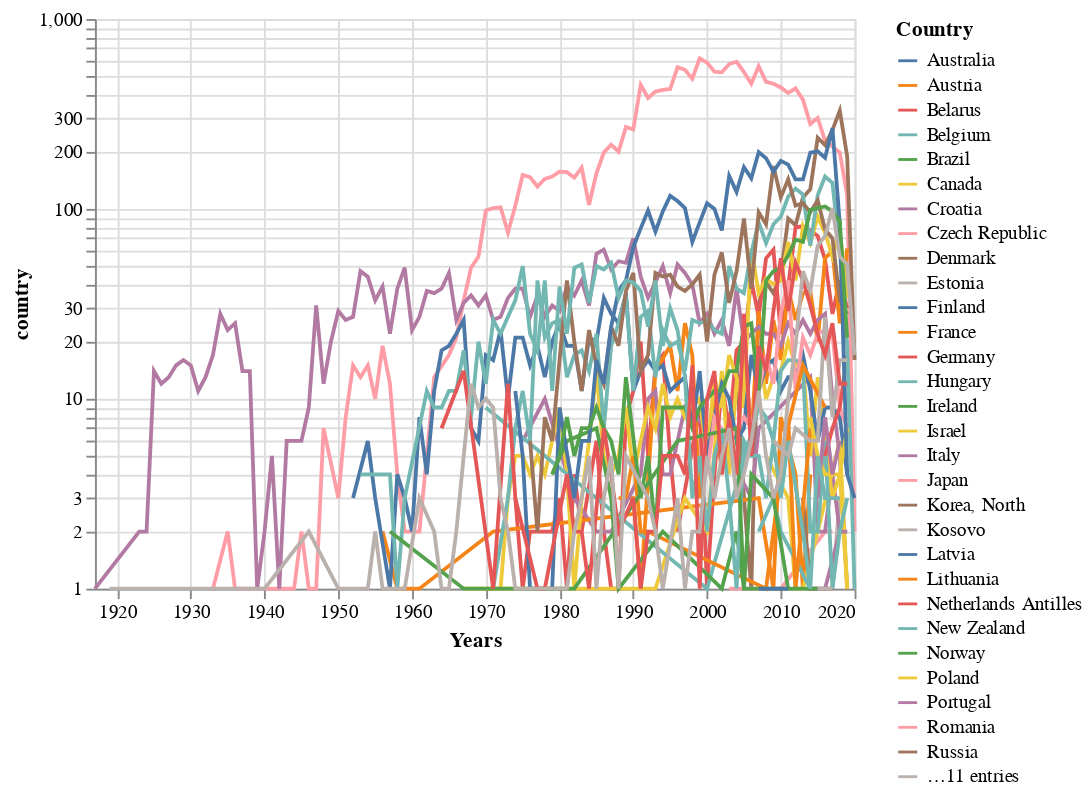

Here is the notebook cell this chart was saved with:
### Markdown cell above
Potentially, we can "clean" these by setting any zeros to NaN's, however in this case those 0's are meaningful -- they are telling us that a particular country has no corgis born in that year!  Instead, we have a few different options.  One thing we can do [is apply a](https://stackoverflow.com/questions/58032074/why-is-altair-returning-an-empty-chart-when-using-log-scale) [filter opperation](https://altair-viz.github.io/user_guide/transform/filter.html#filter-transform) on our data:

### Code cell
linecorg = alt.Chart(corg_source).transform_filter(
    alt.datum.country > 0
).mark_line().encode(
    alt.Y('country:Q',scale=alt.Scale(type='log')),
    x='Years:T',
    color='Country:N'
)
linecorg

### Figure 1 — Vega-Lite specification as saved in the notebook (floating-point values rounded to 4 significant figures; data arrays with more than 128 entries replaced by an {"elided": "..."} marker saying what was removed)
{"config": {"view": {"continuousWidth": 400, "continuousHeight": 300}}, "data": {"name": "data-7c69f5ed7cb8912c25b97649bee5ef2e"}, "mark": "line", "encoding": {"color": {"field": "Country", "type": "nominal"}, "x": {"field": "Years", "type": "temporal"}, "y": {"field": "country", "scale": {"type": "log"}, "type": "quantitative"}}, "transform": [{"filter": "(datum.country > 0)"}], "$schema": "https://vega.github.io/schema/vega-lite/v4.17.0.json", "datasets": {"data-7c69f5ed7cb8912c25b97649bee5ef2e": {"elided": "4160 records"}}}
